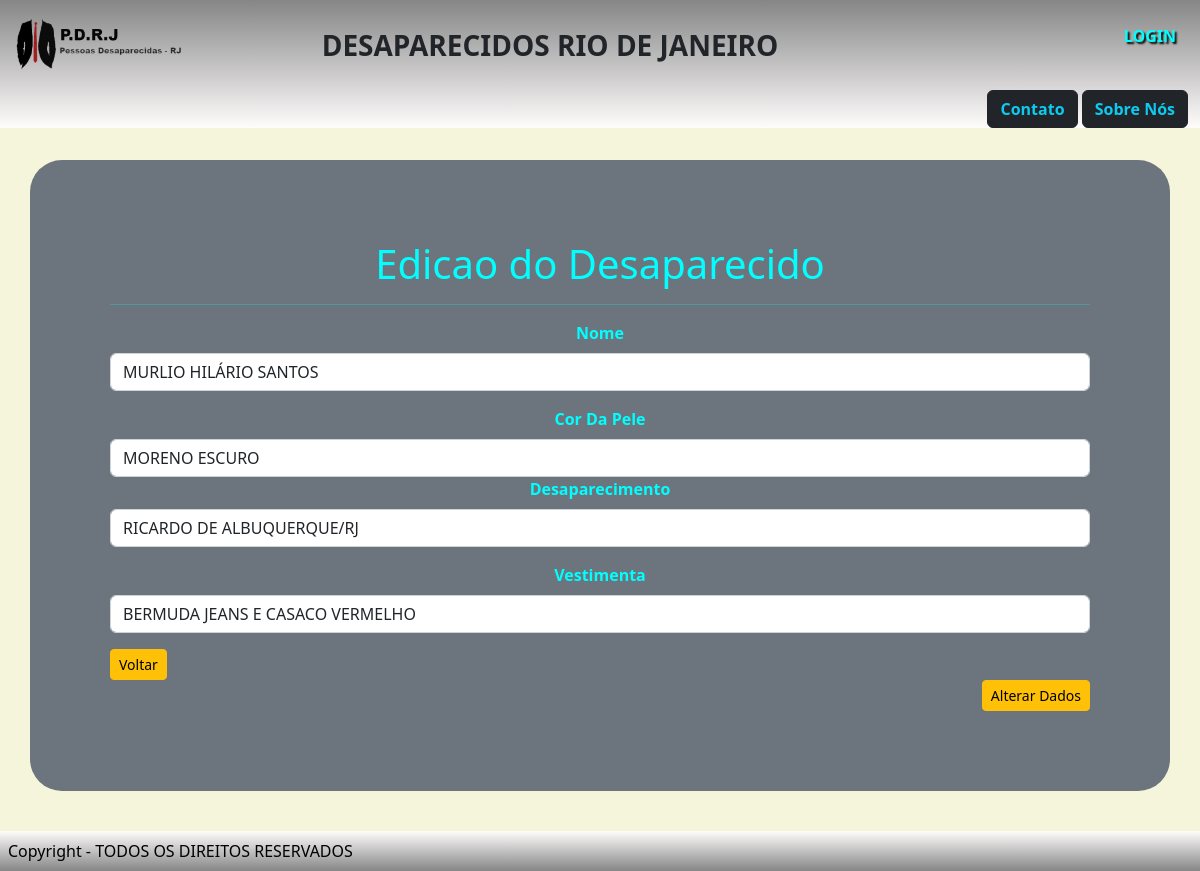
The app's page /editarDesaparecido.php?Id=1 with its own data.
### tables this page shows
CREATE TABLE `desaparecidos` (
  `Id` int(11) NOT NULL,
  `nome` varchar(50) NOT NULL,
  `cordapele` varchar(30) NOT NULL,
  `desaparecimento` varchar(100) NOT NULL,
  `vestimenta` varchar(50) NOT NULL,
  `foto` varchar(30) NOT NULL
);

### editarDesaparecido.php (the view, shortened to what this page needs)
<?php
    include "conexao.php";
    include "controle.php";
    $erro =0;
    if(isset($_GET['Id'])){
        $Id = $_GET['Id'];
        $sql = "select * from desaparecidos where Id = '$Id'";
        $seleciona = mysqli_query($conexao,$sql);
        $exibe = mysqli_fetch_array($seleciona);
        $nome = $exibe['nome'];
        $cordapele = $exibe['cordapele'];
        $desaparecimento = $exibe['desaparecimento'];
        $vestimenta = $exibe['vestimenta'];
    }
    else{
        $erro ++;
    }
?>
     <div class="container bg-secondary pag fw-bold">
            <h1>Edicao do Desaparecido</h1>
            <hr>
            <?php
                if($erro){
                    echo "
                    <p class='p-5'>
                        Nenhum desaparecido foi selecionado, clique no botão voltar
                        para selecionar o que deseja editar.</p>
                    ";
                    }
                    else{
            ?>
        <form name="nome" method="post" action="updateDesaparecido.php">
        <div class="mb-3">
                <label for="nome" class="form-label">Nome</label>
                <input type="text" class="form-control" id="nome" name="nome"
                value="<?php echo $nome?> "  required>
            </div>
            <div>
                <label for="cordapele" class="form-label">Cor Da Pele</label>
                <input type="text" class="form-control" id="cordapele" name="cordapele"
                value="<?php echo $cordapele?> " required>
            </div>
            <div class="mb-3">
                <label for="desaparecimento" class="form-label">Desaparecimento</label>
                <input type="text" class="form-control" id="desaparecimento"  name="desaparecimento"
                value="<?php echo $desaparecimento?> " required>
            </div>
            <div class="mb-3">
                <label for="vestimenta" class="form-label">Vestimenta</label>
                <input type="text" class="form-control" id="vestimenta"  name="vestimenta"
                value="<?php echo $vestimenta?> " required>
            </div>
            <?php
            }
        ?>
            <div class="row">
                <div class="col text-start">
                <a href="listarDesaparecido.php?"><button type="button" class="btn btn-warning btn-sm">Voltar</button></a>
                </div>
            </div>
                <div class="col text-end">
               <button type="submit" class="btn btn-warning btn-sm">Alterar Dados</button></a>
                </div>
            </div>
<?php
include "footer.php";
?>

### css/style.css (style rules this page uses)
.pag { margin-top: 2em; padding: 5em; border-radius: 2em; text-align: center; margin-bottom:5em ; color: aqua; }
.fundo { background-color: rgb(245, 245, 220); background-size: cover; }

### records on screen
desaparecidos: nome "MURLIO HILÁRIO SANTOS", cordapele "MORENO ESCURO", desaparecimento "RICARDO DE ALBUQUERQUE/RJ", vestimenta "BERMUDA JEANS E CASACO VERMELHO"
